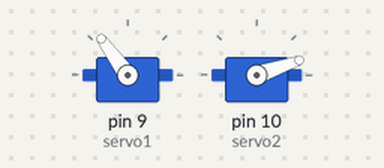
Simulated run of this sketch. Board: Arduino Uno, built with avr-gcc and run on an emulated ATmega328P. On the bench: 2 × servo.

Above: at 0.05 s.
At 1.2 s:
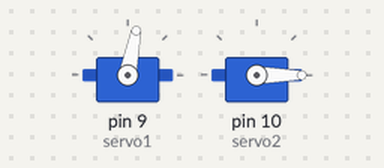
At 2.35 s:
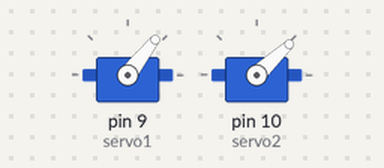
At 4.7 s:
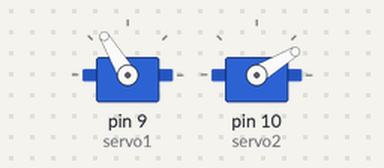
Timing chart, 0 to 6.6 s (numbered marks = the images above):
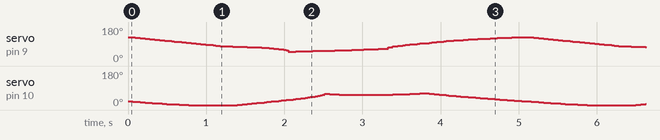

The sketch:

polygon.ino
```cpp
#include <Servo.h>
#include <math.h>

Servo servo1;
Servo servo2;


#define l0 1.875
#define l1 6.8734
#define l2 8.4692


void ik_5r(float x, float y, float &theta1, float &theta2)
{
  float e1 = x + l0;
  float e2 = l0 - x;

  float d1 = sqrt(e1 * e1 + y * y);
  float d2 = sqrt(e2 * e2 + y * y);

  float k1 = (l1 * l1 + d1 * d1 - l2 * l2) / (2 * l1 * d1);
  float k2 = (l1 * l1 + d2 * d2 - l2 * l2) / (2 * l1 * d2);

  k1 = constrain(k1, -1.0, 1.0);
  k2 = constrain(k2, -1.0, 1.0);

  float alpha1 = acos(k1);
  float alpha2 = acos(k2);

  float beta1 = atan2(y, e1);
  float beta2 = atan2(y, e2);

  theta1 = beta1 + alpha1;
  theta2 = PI - beta2 - alpha2;
}


void moveTo(float x, float y)
{
  float t1, t2;
  ik_5r(x, y, t1, t2);

  int deg1 = constrain(t1 * 180.0 / PI, 0, 180);
  int deg2 = constrain(t2 * 180.0 / PI, 0, 180);

  servo1.write(deg1);
  servo2.write(deg2);

  delay(30);
}

void setup()
{
  servo1.attach(9);
  servo2.attach(10);
}


void drawLine(float x1, float y1, float x2, float y2)
{
  int steps = 40;

  for (int i = 0; i <= steps; i++)
  {
    float t = (float)i / steps;

    float x = x1 + t * (x2 - x1);
    float y = y1 + t * (y2 - y1);

    moveTo(x, y);
  }
}

void loop()
{
  float x1 = 2, y1 = 8;
  float x2 = 8, y2 = 8;
  float x3 = 8, y3 = 14;
  float x4 = 2, y4 = 14;

  // Draw square
  drawLine(x1, y1, x2, y2);
  drawLine(x2, y2, x3, y3);
  drawLine(x3, y3, x4, y4);
  drawLine(x4, y4, x1, y1);
}
```

Measured:
- by itself, servo on pin 10 (servo2): moves between 0° and 62°, repeating every 5.1 s
